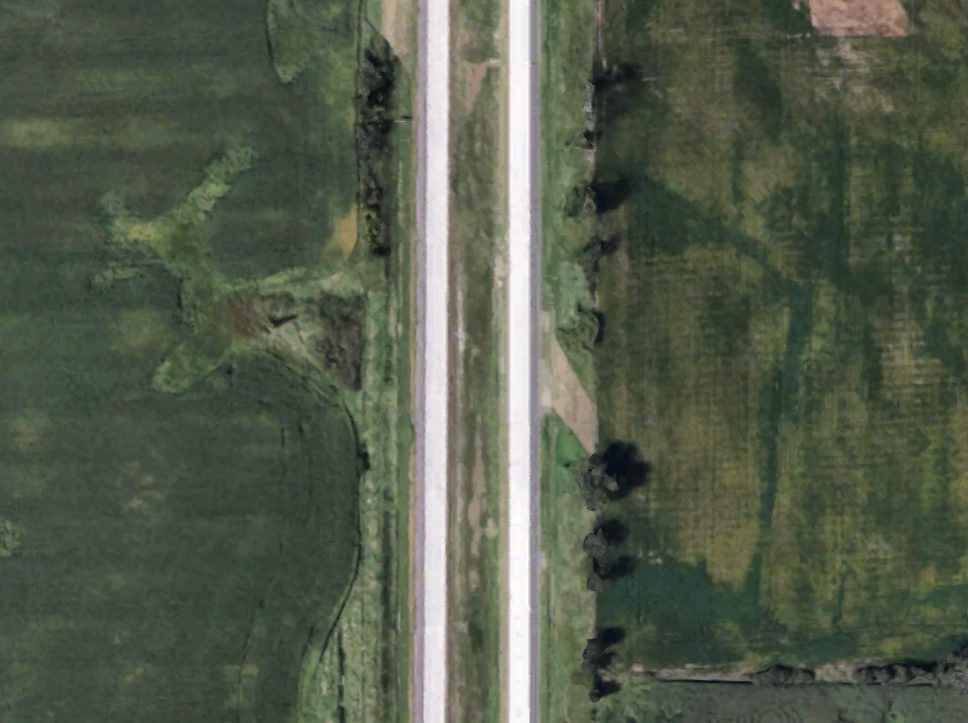
%> input picture Segmentation/RoadPic.png, 968 x 723 px
$ octave --eval "result = rgbSeg('RoadPic.png');"   (GNU Octave 9; MATLAB toolbox functions it lacks are replaced by stand-ins)
%> lines starting %> are read from the running program, lines starting %| are printed output that depends on the picture; in (x1, y1, x2, y2) boxes, pixels count from 0 and x2, y2 are one past the last pixel; in counts of white or black regions, pixels touching at a corner belong together; the program's own positions count from 1
function [ Comps ] = rgbSeg( imageFile )
%> called with imageFile = 'RoadPic.png'
% Segmentation method which splits up an image by
% color using k-means. Currently, k is hard-coded as
% 5, but this could be changed depending on the complexity of
% the picture - i.e. one with lots of colors could have
% more clusters. Additionally, running the function over
% a range of k values and appending the components lists
% may yield a more general method.
%
% @input:
%       imageFile - image file to be segmented
% @output:
%       Comps - list of components which are candidates for roads

%Read in image, get size
tic
J = imread(imageFile);
%> J is the input picture: size 723x968x3 uint8; mean R, G, B 83.8, 92.7, 75.5
[x,y] = size(J(:,:,1));
%> x = 723; y = 968

%Use k-means with k=5 to segment the image
form = makecform('srgb2lab');
apform = applycform(J,form);
%> apform: size 723x968x3 uint8; mean of channels 1, 2, 3 96.2, 121.6, 136.8
apd = double(apform(:,:,2:3));
nrows = size(apd,1);
ncols = size(apd,2);
apd = reshape(apd,nrows*ncols,2);
nColors = 5;
[cluster_idx, cluster_center] = kmeans(apd,nColors);
%> cluster_center = [120.2 138.9; 129.2 127.3; 120.6 134.1; 119.5 143.6; 127 138.8]
pixel_labels = reshape(cluster_idx,nrows,ncols);
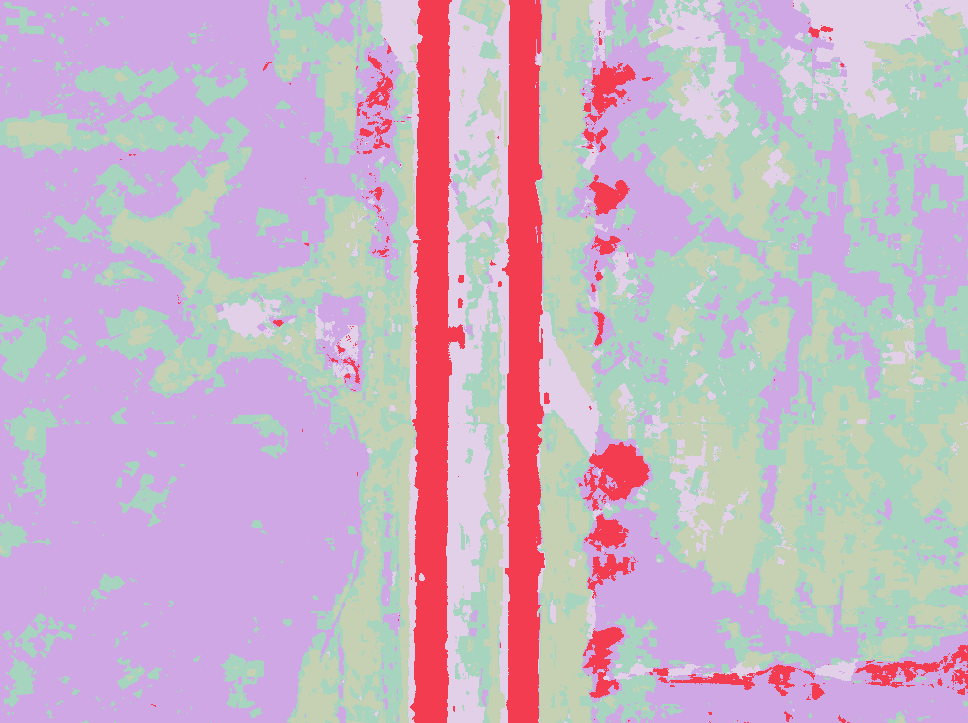
%> pixel_labels: size 723x968 double; 5 distinct labels, from 1 to 5; one colour per label, 0 black

%initialize an empty component list
CC = bwconncomp(zeros(x,y));

for i = 1:nColors
    %Get an empty image
    temp = zeros(x,y);
    %Set the ith component to 1 (white)
    temp(pixel_labels == i) = 1;
    %Remove any small pieces
    temp = bwareaopen(imfill(temp,'holes'), floor(x*y/500));
    %Add components to master list
    CCloop = bwconncomp(temp);
    CC.PixelIdxList = [CC.PixelIdxList CCloop.PixelIdxList];
    CC.NumObjects = CCloop.NumObjects + CC.NumObjects;
end
%> this loop made 5 passes
%> (CCloop, CC.NumObjects) on passes 1 to 5: (17 connected components, 17), (3 connected components, 20), (9 connected components, 29), (16 connected components, 45), (8 connected components, 53)
%> pass 1, in rgbSeg, `temp = bwareaopen(imfill(temp,'holes'), floor(x*y/500));`:
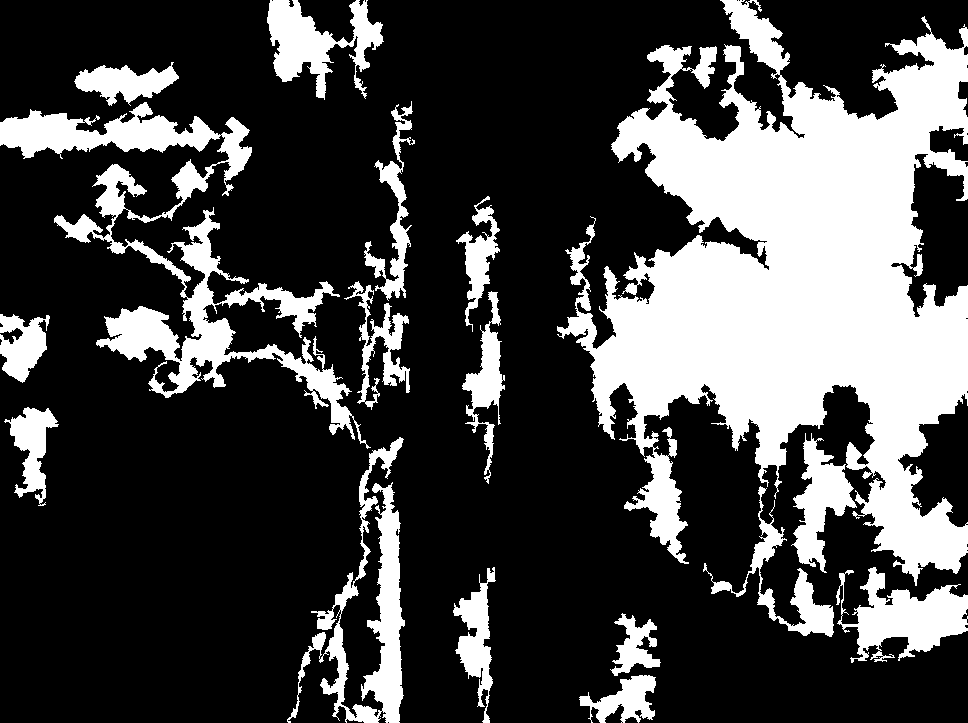
%> temp: size 723x968 logical; 27.4% white; 17 white regions, largest, box (x1, y1, x2, y2) and area: (557, 0, 968, 586) 117840, (0, 102, 371, 449) 24076, (287, 437, 405, 723) 8974
%> pass 2, in rgbSeg, `temp = bwareaopen(imfill(temp,'holes'), floor(x*y/500));`:
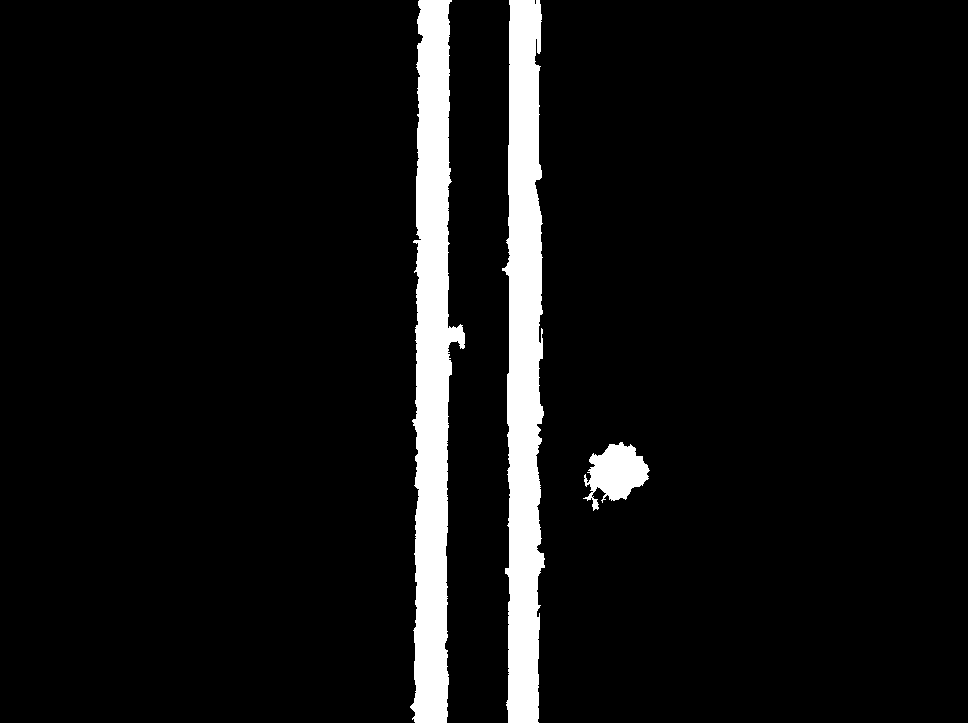
%> temp: size 723x968 logical; 7% white; 3 white regions, box (x1, y1, x2, y2) and area: (410, 0, 465, 723) 23403, (502, 0, 545, 723) 22704, (583, 442, 650, 511) 2569
%> pass 3, in rgbSeg, `temp = bwareaopen(imfill(temp,'holes'), floor(x*y/500));`:
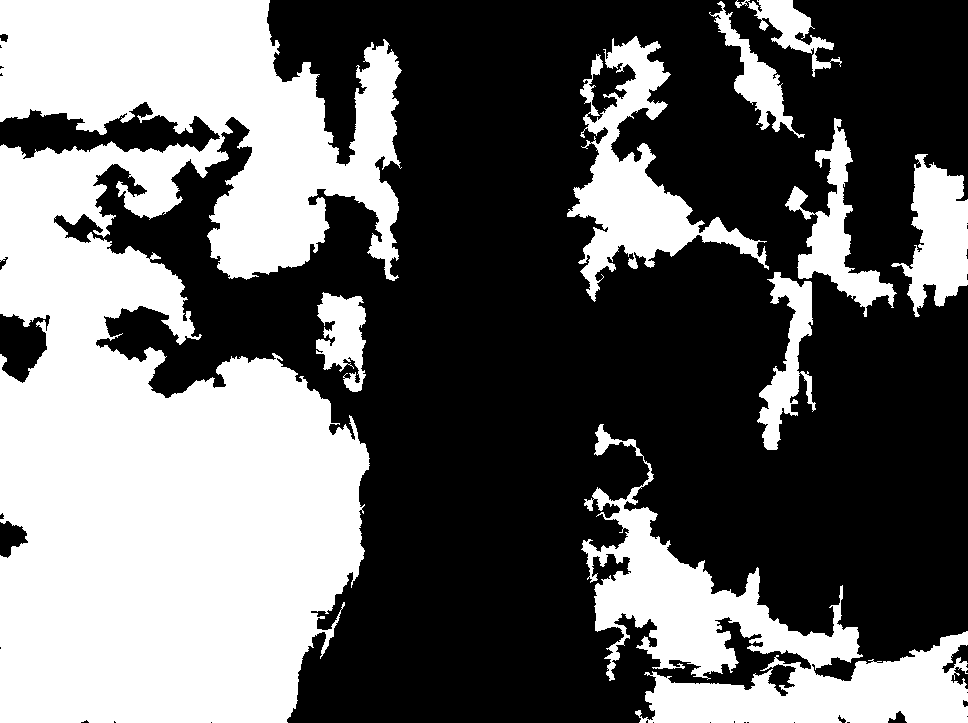
%> temp: size 723x968 logical; 40.2% white; 9 white regions, largest, box (x1, y1, x2, y2) and area: (0, 0, 402, 723) 205135, (581, 424, 968, 723) 36034, (567, 36, 769, 302) 15136
%> after the loop:
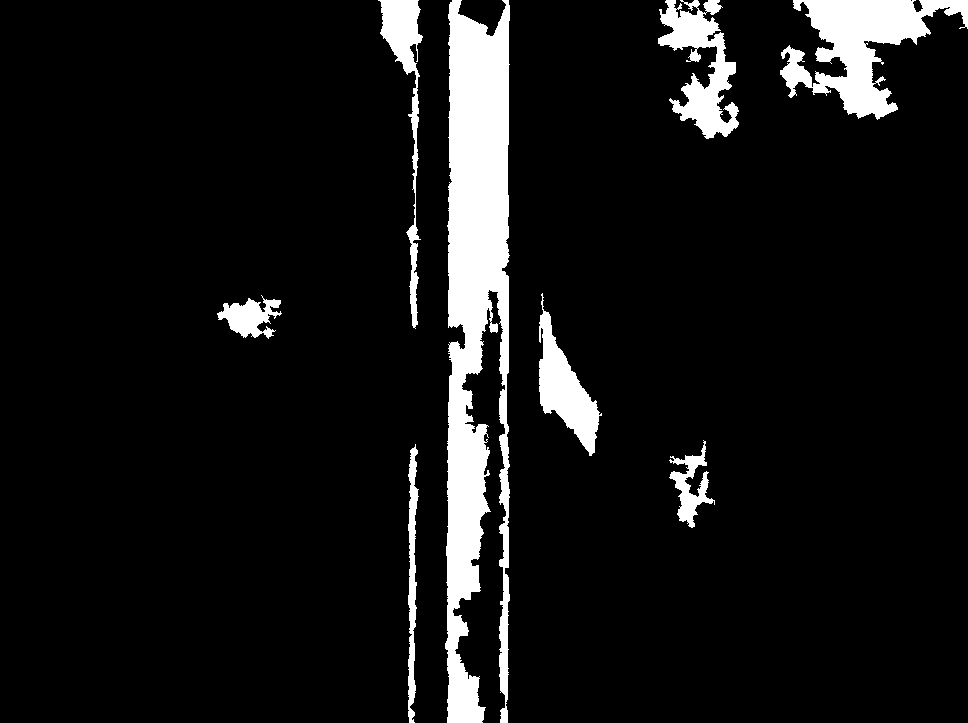
%> temp: size 723x968 logical; 8.4% white; 8 white regions, largest, box (x1, y1, x2, y2) and area: (445, 0, 510, 723) 32058, (780, 0, 968, 120) 9712, (658, 0, 739, 139) 5155
%> after the loop, CC = 53 connected components
toc
%Code for displaying image
% labeled = labelmatrix(CC);
% RGB_label = label2rgb(labeled, 'jet', 'w', 'shuffle');
% imshow(RGB_label)

Comps = CC;
%> Comps = 53 connected components

end

$ run again, on Segmentation/1001.png
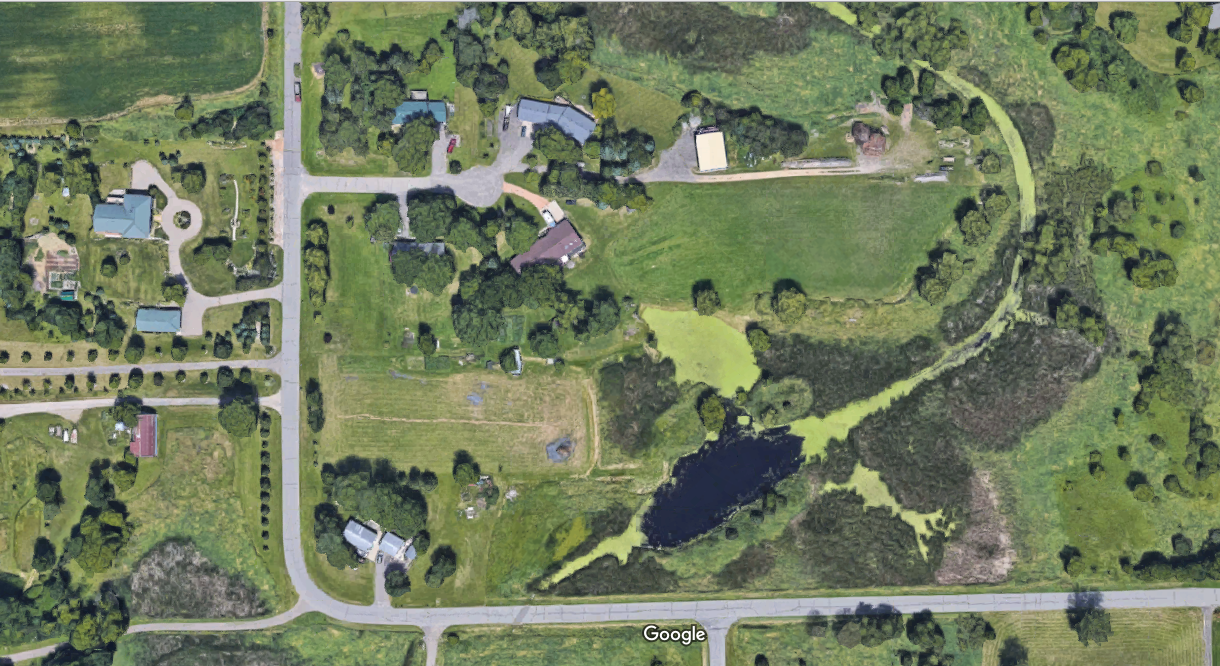
%> input picture Segmentation/1001.png, 1220 x 666 px
%> in rgbSeg, J is the input picture: size 666x1220x3 uint8; mean R, G, B 112.8, 124.2, 94.3
%> x = 666; y = 1220
%> apform: size 666x1220x3 uint8; mean of channels 1, 2, 3 127.8, 119.6, 142.6
%> cluster_center = [123.4 133.2; 113.9 156.4; 128.1 121.5; 116.6 143.5; 119.8 150.7]
%> pixel_labels: size 666x1220 double; 5 distinct labels, from 1 to 5
%> the loop in rgbSeg, `for i = 1:nColors` made 5 passes
%> (CCloop, CC.NumObjects) on passes 1 to 5: (17 connected components, 17), (15 connected components, 32), (4 connected components, 36), (17 connected components, 53), (15 connected components, 68)
%> pass 1, in rgbSeg, `temp = bwareaopen(imfill(temp,'holes'), floor(x*y/500));`:
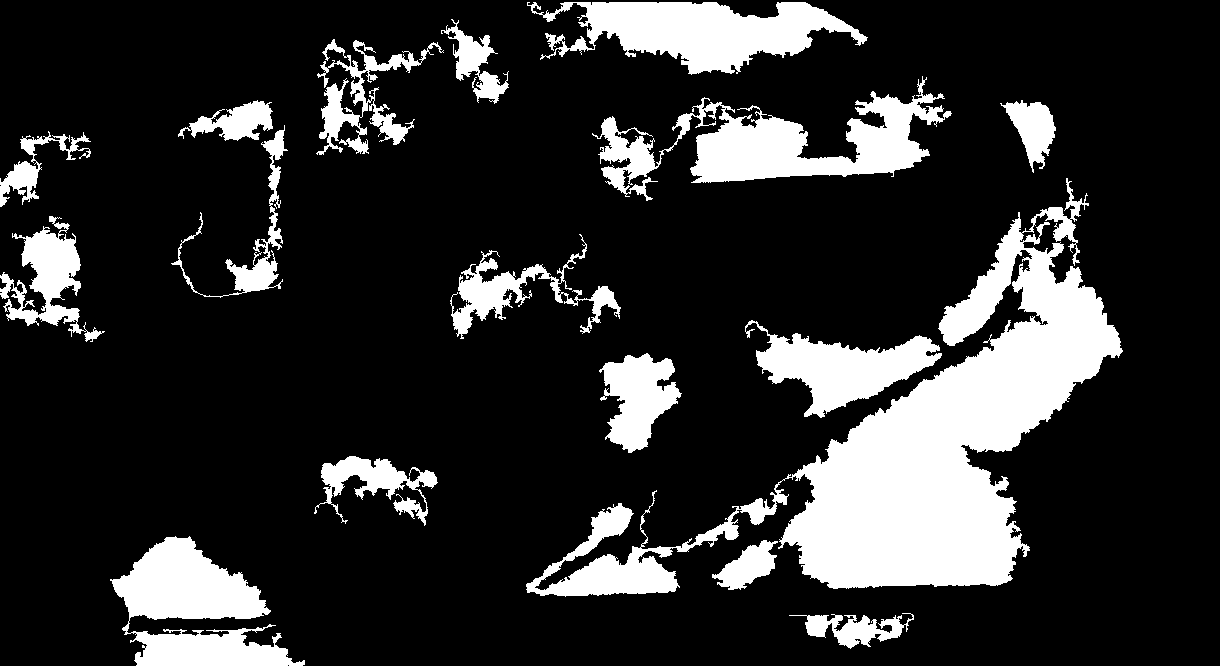
%> temp: size 666x1220 logical; 18.1% white; 17 white regions, largest, box (x1, y1, x2, y2) and area: (526, 178, 1123, 597) 63522, (592, 76, 952, 201) 14912, (110, 536, 305, 666) 13021
%> after the loop in rgbSeg, `for i = 1:nColors`:
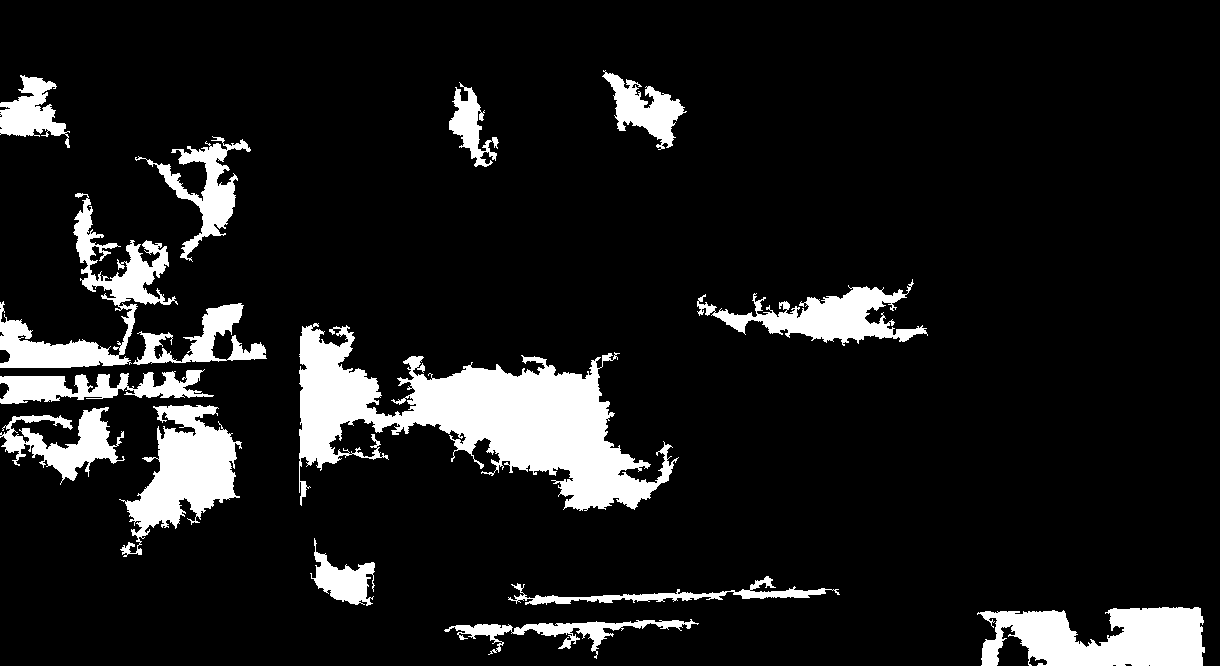
%> temp: size 666x1220 logical; 10.8% white; 15 white regions, largest, box (x1, y1, x2, y2) and area: (299, 323, 679, 511) 28739, (977, 607, 1205, 666) 9798, (119, 405, 242, 557) 8417
%> after the loop in rgbSeg, `for i = 1:nColors`: CC = 68 connected components
